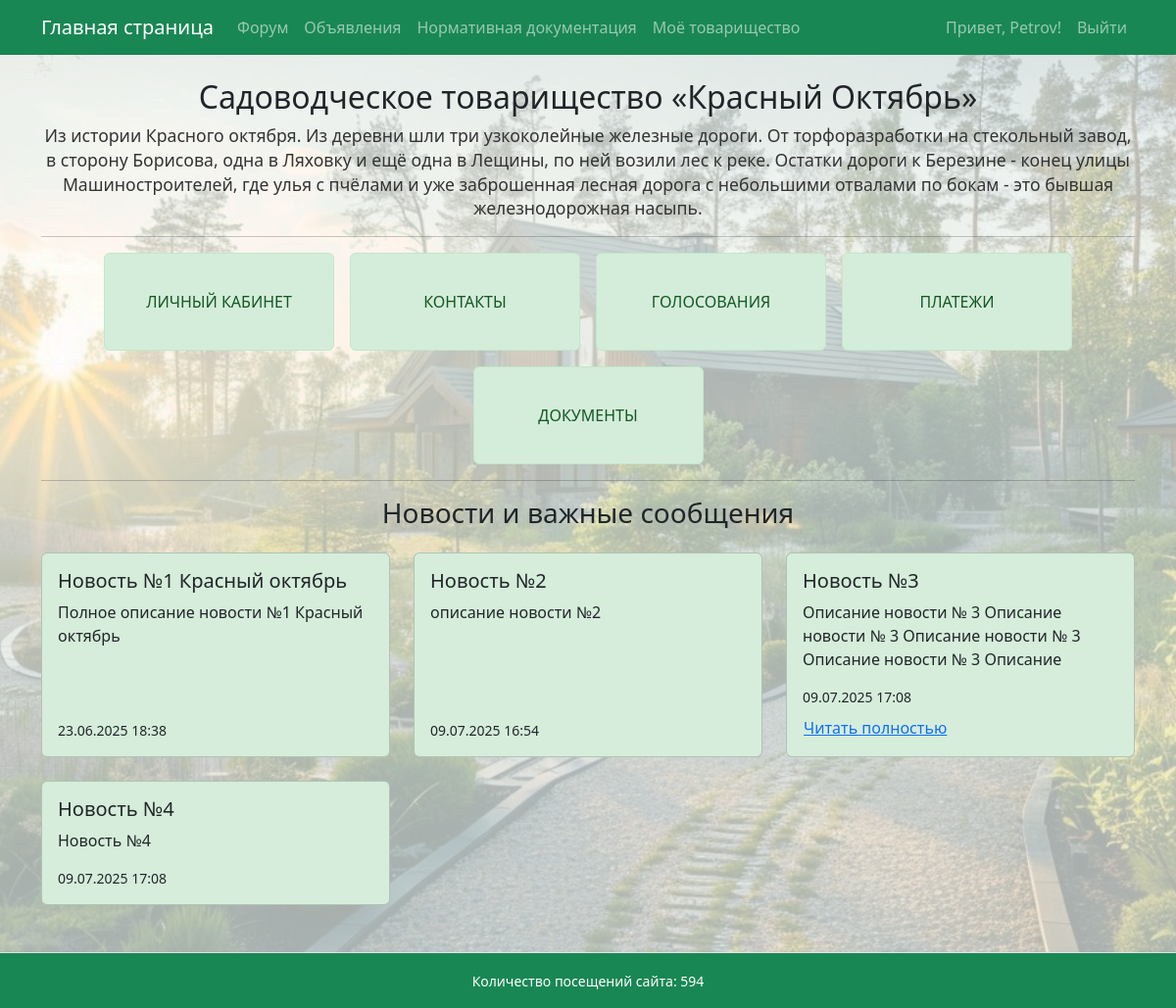
Screenshot of /my_community/ (signed in) with the database file from the repository.
### garden/models.py (models this page shows, shortened)
class Community(models.Model):
    name = models.CharField(max_length=100)
    description = models.TextField(blank=True)
    legal_address = models.TextField("Юридический адрес", blank=True, null=True)
    postal_address = models.TextField("Почтовый адрес", blank=True, null=True)
    bank_details = models.TextField("Банковские реквизиты", blank=True, null=True)
    additional_info = models.TextField("Дополнительная информация", blank=True, null=True)

class News(models.Model):
    community = models.ForeignKey(Community, on_delete=models.CASCADE, related_name='news')
    title = models.CharField(max_length=200, verbose_name='Заголовок')
    content = models.TextField(verbose_name='Описание новости')
    created_at = models.DateTimeField(auto_now_add=True)
    is_deleted = models.BooleanField(default=False)  # Поле мягкого удаления

### garden/views.py (the view)
# urls.py: path('my_community/', views.my_community, name='my_community'),
@login_required
def my_community(request):
    profile = get_object_or_404(Profile, user=request.user)
    news = News.objects.filter(community=profile.community)
    votings = Voting.objects.filter(community=profile.community, active=True)
    return render(request, 'my_community.html', {
        'community': profile.community,
        'news': news,
        'votings': votings
    })

### garden/context_processors.py (called while the page is built)
def total_visits_processor(request):
    counter, created = PageVisit.objects.get_or_create(page_name='main_page')
    return {
        'total_visits': counter.visits
    }

### garden/templates/my_community.html (shortened to what this page needs)
{% extends 'base.html' %}
{% block content %}
<div class="text-center my-0">
  <h2>Садоводческое товарищество «{{ community.name }}»</h2>
  {% if community.description %}
    <p class="community-description">{{ community.description }}</p>
  {% endif %}
</div>
<hr>
<div class="d-flex justify-content-center gap-3 flex-wrap">
    <a href="{% url 'profile' %}" class="btn btn-outline-primary square-btn">
        ЛИЧНЫЙ КАБИНЕТ
    </a>
    <a href="{% url 'community_contacts' %}" class="btn btn-outline-primary square-btn">
        КОНТАКТЫ
    </a>
    <a href="{% url 'voting_list' %}" class="btn btn-outline-primary square-btn">
        ГОЛОСОВАНИЯ
    </a>
    <a href="{% url 'community_payment' %}" class="btn btn-outline-primary square-btn">
        ПЛАТЕЖИ
    </a>
    <a href="{% url 'documents_list' community.id %}" class="btn btn-outline-primary square-btn">
        ДОКУМЕНТЫ
    </a>
</div>
<hr>
<h3 class="text-center mb-4">Новости и важные сообщения</h3>
{% if news %}
<div class="row">
    {% for item in news %}
    <div class="col-md-4 mb-4">
        <div class="card h-100 text-dark" style="background-color: rgba(213, 237, 218, 1);">
            <div class="card-body d-flex flex-column">
                <h5 class="card-title">{{ item.title }}</h5>
                <p class="card-text" id="news-content-{{ forloop.counter }}"
                   style="overflow: hidden; max-height: 4.5em; transition: max-height 0.3s ease;">
                    {{ item.content }}
                </p>
                <small class="news-date text-dark-green mt-auto" id="news-date-{{ forloop.counter }}">
                    {{ item.created_at|date:"d.m.Y H:i" }}
                </small>
                <button class="btn btn-link p-0 mt-2 align-self-start text-dark-green read-more-btn"
                        data-target="news-content-{{ forloop.counter }}" style="display:none;">
                    Читать полностью
                </button>
            </div>
        </div>
    </div>
    {% endfor %}
</div>
{% else %}
<p class="text-center">Пока нет новостей.</p>
{% endif %}
{% endblock %}

### templates/base.html (shortened to what this page needs)
<!DOCTYPE html>
<html lang="ru">
<head>
    <link rel="stylesheet" href="https://cdn.jsdelivr.net/npm/bootstrap@5.3.0/dist/css/bootstrap.min.css">
</head>
<body>
    <div class="page-container">
        <nav class="navbar navbar-expand-lg navbar-dark bg-success mb-4">
            <div class="container">
                <a class="navbar-brand" href="{% url 'main_page' %}">Главная страница</a>
                <div class="collapse navbar-collapse" id="navbarSupportedContent">
                    <ul class="navbar-nav me-auto mb-2 mb-lg-0">
                        <li class="nav-item"><a class="nav-link" href="{% url 'forum' %}">Форум</a></li>
                        <li class="nav-item"><a class="nav-link" href="{% url 'ads' %}">Объявления</a></li>
                        <li class="nav-item"><a class="nav-link" href="https://strb.by/" target="_blank" rel="noopener noreferrer">Нормативная документация</a></li>
                        <li class="nav-item"><a class="nav-link" href="{% url 'my_community' %}">Моё товарищество</a></li>
                    </ul>
                    <ul class="navbar-nav ms-auto mb-2 mb-lg-0">
                        {% if user.is_authenticated %}
                            <li class="nav-item">
                                <span class="nav-link">Привет, {{ user.username }}!</span>
                            </li>
                            <li class="nav-item">
                                <a class="nav-link" href="#" onclick="event.preventDefault(); document.getElementById('logout-form').submit();">
                                    Выйти
                                </a>
                            </li>
                        {% else %}
                            <li class="nav-item"><a class="nav-link" href="{% url 'login' %}">Войти</a></li>
                        {% endif %}
                    </ul>
                </div>
            </div>
        </nav>
        <main class="content-wrap container">
            {% block content %}
            {% endblock %}
        </main>
        <footer class="bg-success text-center py-3 mt-4 border-top text-white">
            <div class="container">
                <small>
                    Количество посещений сайта: {{ total_visits }}
                </small>
            </div>
        </footer>
    </div>
</body>
</html>

### templates/base.html (style rules this page uses)
body, html { height: 100%; margin: 0; }
.page-container { min-height: 100vh; display: flex; flex-direction: column; min-height: 100vh; background-image: url('/static/images/background.jpg'); background-repeat: no-repeat; background-position: center center; background-size: cover; background-color: rgba(240, 248, 245, 0.7); background-blend-mode: lighten; }
.content-wrap { flex: 1; }
.community-description { font-size: 1.1rem; line-height: 1.4; color: #333; }
.square-btn { width: 235px; height: 100px; display: flex; align-items: center; justify-content: center; text-align: center; padding: 0.75rem 1rem; font-size: 1rem; font-weight: 500; white-space: normal; border-radius: 0.375rem; flex-shrink: 0; background-color: #d4edda; color: #155724; border: 1px solid #c3e6cb; transition: background-color 0.3s ease, color 0.3s ease; }

### rows the page displays
Community: name "Красный Октябрь", description "Из истории Красного октября. Из деревни шли три узкоколейные железные дороги. От торфоразработки на стекольный завод, в сторону Борисова, одна в Ляховку и ещё одна в Лещины, по ней возили лес к реке. Остатки дороги к Березине - конец улицы Машиностроителей, где улья с пчёлами и уже заброшенная лесная дорога с небольшими отвалами по бокам - это бывшая железнодорожная насыпь."
News: title "Новость №1 Красный октябрь", content "Полное описание новости №1 Красный октябрь", created_at "23.06.2025 18:38"
News: title "Новость №2", content "описание новости №2", created_at "09.07.2025 16:54"
News: title "Новость №3", content "Описание новости № 3 Описание новости № 3 Описание новости № 3 Описание новости № 3 Описание…", created_at "09.07.2025 17:08"
News: title "Новость №4", content "Новость №4", created_at "09.07.2025 17:08"

### other values shown
{{ user.username }} "Petrov"
{{ total_visits }} "594"
